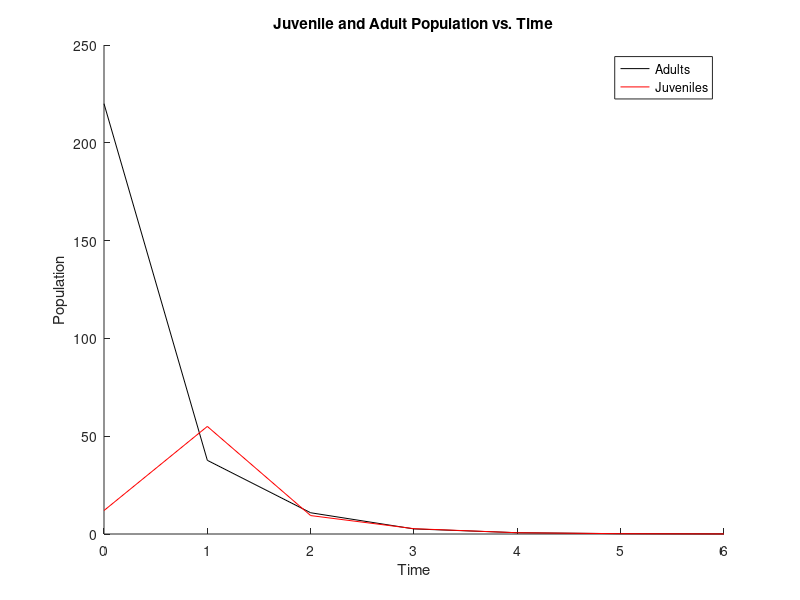
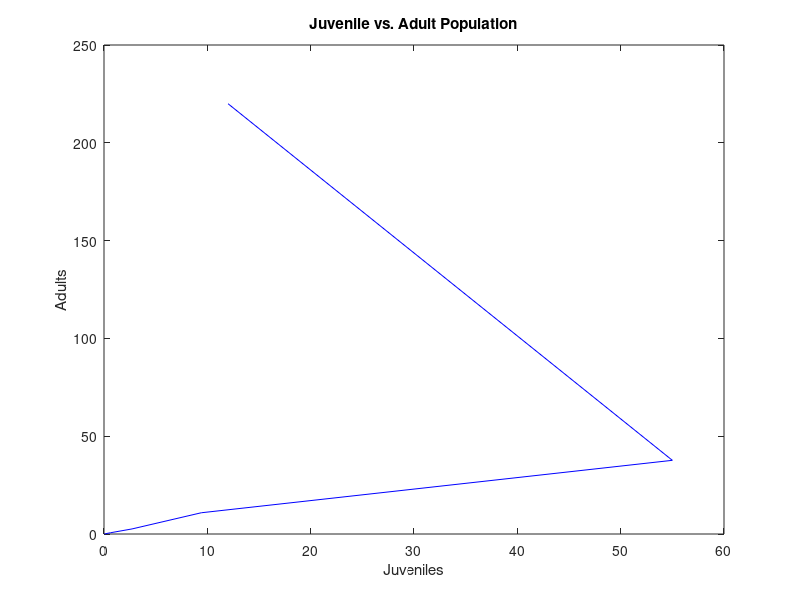

The MATLAB script that drew these images, in order:
%Setting the initial conditions and variables
J0 = 12;
A0 = 220;
SJ = 1/12;
SA = 1/6;
f = 1/4;
T = [ 0 , f ; SJ SA];
x0 = [J0 ; A0];

%Calculation for part d)
T7 = (T^7)*x0;

%Setting the initial conditions and variables
J = [];
A = [];
J = [J J0];
A = [A A0];
t = 6;
x=0:1:t;

%Iterate through interation function
for i=1:t
    population = T^i*x0;
    J = [J population(1)];
    A = [A population(2)];
    disp(population(1));
    disp(population(2));
end;

%Plotting the population of adults and juveniles as functons of time for
%part f)

figure
hold on
plot(x,A,'k')
plot(x,J,'r')
    title('Juvenile and Adult Population vs. Time')
    xlabel('Time')
    ylabel('Population')
    
legend('Adults','Juveniles')

hold off

%Plotting the populations of adults and juveniles for part g)
figure
plot(J,A, 'b')
    title('Juvenile vs. Adult Population')
    xlabel('Juveniles')
    ylabel('Adults')